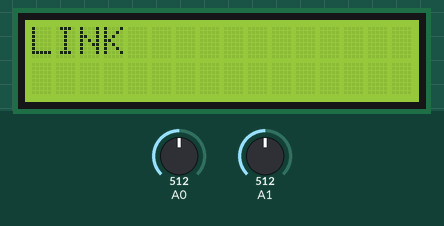
A sketch run on a simulated Arduino Uno, built with avr-gcc and run on an emulated ATmega328P. Parts: 16×2 character LCD. Inputs (shaded band) come from the test bench; at power-on: A1 = 512, A0 = 512.

Above: at 1.26 s.
1.3 s: A1 set to 0
At 1.58 s:
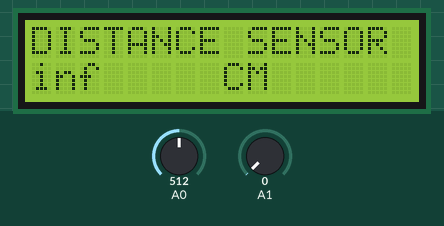
3.1 s: A1 set to 122
At 3.46 s:
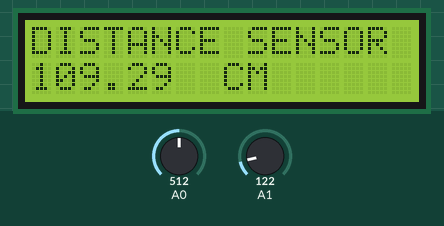
6.1 s: A0 set to 775
7.6 s: A0 set to 804
9.5 s: A0 set to 780
At 9.57 s:
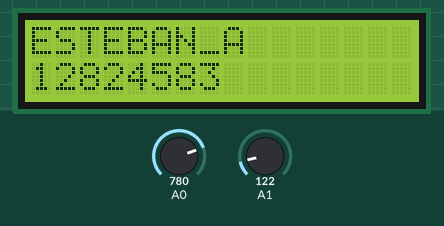
11.4 s: A1 set to 306
At 11.56 s:
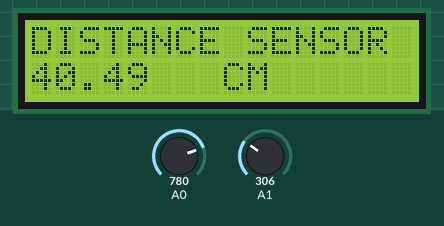

The sketch:

assigment_v6.3.0.ino
```cpp
#include <avr/io.h>       //Include AVR library

#include <LiquidCrystal.h>
LiquidCrystal lcd(8, 9, 4, 5, 6, 7);

#define btnRIGHT  0
#define btnUP     1
#define btnDOWN   2
#define btnLEFT   3
#define btnSELECT 4
#define btnNONE   5

double sensor, inches, cm ;
int lcd_key =0;
volatile unsigned int  seconds;
volatile unsigned int minutes;
int mode=0;
void setup() {
  // put your setup code here, to run once:
 lcd.begin(16, 2);              // start the library
  ADMUX |= (1 << REFS0);
  ADMUX &= ~(1 << REFS1);
  ADMUX &= ~(1 << ADLAR);
  ADCSRA |= (1 << ADEN) |  (1 << ADSC) | (1 << ADPS2) | (1 << ADPS1) | (1 << ADPS0);
  ADCSRA |= (1 << ADIE);

  //timer 1 setup
  cli();          // disable global interrupts
  TCCR1A = 0;     // set entire TCCR1A register to 0
  TCCR1B = 0;     // same for TCCR1B
  OCR1A = 15624;
  // turn on CTC mode:
  TCCR1B |= (1 << WGM12);
  // Set CS10 and CS12 bits for 1024 prescaler:
  TCCR1B |= (1 << CS10);
  TCCR1B |= (1 << CS12);
  // enable timer compare interrupt:
  TIMSK1 |= (1 << OCIE1A);
  sei();          // enable global interrupts

  ADCSRA |= (1 << ADSC);
}
void update_clock() {
  seconds++;
  if (seconds == 60) {
    seconds = 0;
    minutes++;
    lcd.clear();
  }

}

int  read_LCD_buttons(){

   ADCSRA |=(1<<ADSC);      //<---- Start ADC conversion bit
  while(ADCSRA!=ADCSRA &~(1<<ADIF)) //<---- Create a condition that waits for ADC conversion interrupt flag
  ADCSRA &=~(1<<ADIF);


  switch (mode){
  case 1:
   lcd.setCursor(0,0);
lcd.print("CLOCK");
lcd.setCursor(1,1);
lcd.print (minutes);
lcd.setCursor(3,1);
lcd.print(":");
lcd.setCursor(5,1);
lcd.print(seconds);
    break;

    case 2:
      lcd.setCursor (0, 0);
        lcd.print("ESTEBAN_A");
        lcd.setCursor(0, 1);
        lcd.print("12824583");
    break;


    case 3:
  lcd.setCursor(0,0);
         lcd.print("DISTANCE SENSOR");
        lcd.setCursor(8, 1);
        lcd.print("CM");
        lcd.setCursor(0, 1);
        lcd.print(cm);
    break;


    case 4:
    lcd.setCursor(0,0);
    lcd.print("CONTINUOUS");
    break;

    case 5:
    lcd.setCursor(0,0);
       lcd.print("STEP");
    break;


    case 6:
    lcd.setCursor(0,0);;
    lcd.print("LINK");
    break;

  }

  return  lcd_key;
}


int distance(){
   ADCSRA |=(1<<ADSC);      //<---- Start ADC conversion bit
  while(ADCSRA!=ADCSRA &~(1<<ADIF)) //<---- Create a condition that waits for ADC conversion interrupt flag
  ADCSRA &=~(1<<ADIF);
  inches = 4192.936 * pow(sensor, -0.935) - 3.937;
  cm = 10650.08 * pow(sensor, -0.935) - 10;
  delay(100);

  return sensor;
}


void loop() {
  // put your main code here, to run repeatedly:

if (lcd_key < 790){

  mode++;
  lcd.clear();
}
if (mode==7){
  mode=1;
}
 read_LCD_buttons();
    distance();
 ADCSRA |= (1 << ADSC);   //<---- Start ADC conversion bit
  while (ADCSRA != ADCSRA & ~(1 << ADIF)) //<---- Create a condition that waits for ADC conversion interrupt flag
    ADCSRA &= ~(1 << ADIF);


}


ISR(TIMER1_COMPA_vect) {
  update_clock();

}


ISR(ADC_vect) {
  uint16_t result = ADC;
  switch (ADMUX & 0x0F) { //Here we are only looking at the last for bits by setting the first for bits to 0 (just for the switch statement the bits in ADMUX don't actually change)

    case 0: //Don't need the C0 --> only 0 as we cleared the first 4 bits ^^
      lcd_key =result;
      ADMUX |= (1 << MUX0); //just change the last bit to change the channel

      break;


    case 1 :


      sensor=result;
      ADMUX &= ~(1 << MUX0);
      break;

    default:


      break;
  }


  ADCSRA |= (1 << ADSC);

}
```

Measured:
- after the input at 1.3 s, the display: first differs from a run without the input after 0.23 s (image 1)
- after the input at 3.1 s, the display: first differs from a run without the input after 0.31 s (image 2)
- after the input at 9.5 s, the display: changes at once (image 3)
